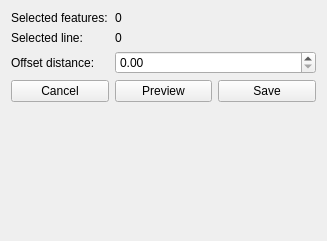
<?xml version="1.0" encoding="UTF-8"?>
<ui version="4.0">
 <class>OffsetDistance</class>
 <widget class="QWidget" name="OffsetDistance">
  <property name="geometry">
   <rect>
    <x>0</x>
    <y>0</y>
    <width>327</width>
    <height>241</height>
   </rect>
  </property>
  <property name="windowTitle">
   <string>Form</string>
  </property>
  <layout class="QGridLayout" name="gridLayout">
   <item row="0" column="1">
    <widget class="QLabel" name="sel_features_lbl">
     <property name="text">
      <string>0</string>
     </property>
    </widget>
   </item>
   <item row="2" column="1" colspan="2">
    <widget class="QDoubleSpinBox" name="offset_distance"/>
   </item>
   <item row="2" column="0">
    <widget class="QLabel" name="label_11">
     <property name="text">
      <string>Offset distance:</string>
     </property>
    </widget>
   </item>
   <item row="0" column="0">
    <widget class="QLabel" name="label_24">
     <property name="text">
      <string>Selected features:</string>
     </property>
    </widget>
   </item>
   <item row="1" column="1">
    <widget class="QLabel" name="selected_line_lbl">
     <property name="text">
      <string>0</string>
     </property>
    </widget>
   </item>
   <item row="1" column="0">
    <widget class="QLabel" name="label_28">
     <property name="text">
      <string>Selected line:</string>
     </property>
    </widget>
   </item>
   <item row="4" column="1">
    <spacer name="verticalSpacer">
     <property name="orientation">
      <enum>Qt::Vertical</enum>
     </property>
     <property name="sizeHint" stdset="0">
      <size>
       <width>20</width>
       <height>40</height>
      </size>
     </property>
    </spacer>
   </item>
   <item row="3" column="1">
    <widget class="QPushButton" name="preview_btn">
     <property name="text">
      <string>Preview</string>
     </property>
    </widget>
   </item>
   <item row="3" column="2">
    <widget class="QPushButton" name="save_btn">
     <property name="text">
      <string>Save</string>
     </property>
    </widget>
   </item>
   <item row="3" column="0">
    <widget class="QPushButton" name="cancel_btn">
     <property name="text">
      <string>Cancel</string>
     </property>
    </widget>
   </item>
  </layout>
 </widget>
 <resources/>
 <connections/>
</ui>
